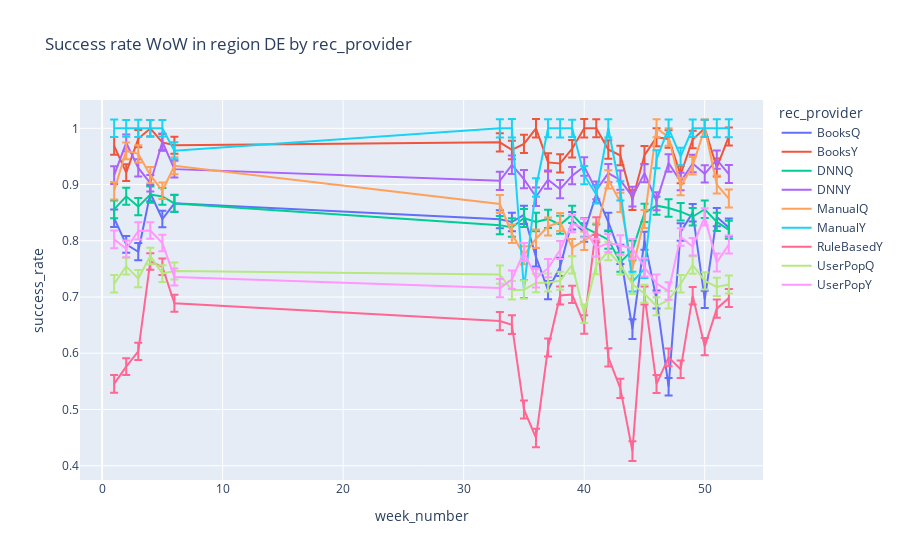

Notebook cell for this chart:
### Code cell
plt=px.line(df12.reset_index().query("region=='DE'"), x='week_number', y='success_rate',error_y='CI_range',color='rec_provider', title='Success rate WoW in region DE by rec_provider')
plt.show()

### Figure 1 — Plotly figure (JSON) as saved in the notebook; plotly's stock layout.template omitted (floating-point values rounded to 4 significant figures)
{"data": [{"error_y": {"array": [0.01564, 0.01494, 0.01533, 0.01457, 0.01479, 0.01508, 0.01617, 0.01653, 0.01614, 0.01648, 0.01612, 0.01615, 0.01537, 0.01636, 0.01587, 0.01628, 0.01715, 0.01758, 0.01606, 0.016, 0.0156, 0.01555, 0.01553, 0.01536, 0.01614, 0.01597]}, "hovertemplate": "rec_provider=BooksQ<br>week_number=%{x}<br>success_rate=%{y}<extra></extra>", "legendgroup": "BooksQ", "line": {"color": "#636efa", "dash": "solid"}, "marker": {"symbol": "circle"}, "mode": "lines", "name": "BooksQ", "orientation": "v", "showlegend": true, "type": "scatter", "x": [1, 2, 3, 4, 5, 6, 33, 34, 35, 36, 37, 38, 39, 40, 41, 42, 43, 44, 45, 46, 47, 48, 49, 50, 51, 52], "xaxis": "x", "y": [0.84, 0.7937, 0.7805, 0.8846, 0.8387, 0.8667, 0.8382, 0.8333, 0.8462, 0.7708, 0.7123, 0.7536, 0.8356, 0.8148, 0.8831, 0.8333, 0.7759, 0.6429, 0.8, 0.6957, 0.5405, 0.8158, 0.85, 0.6957, 0.8421, 0.8235], "yaxis": "y"}, {"error_y": {"array": [0.01564, 0.01494, 0.01533, 0.01457, 0.01479, 0.01508, 0.01617, 0.01653, 0.01614, 0.01648, 0.01612, 0.01615, 0.01537, 0.01636, 0.01587, 0.01628, 0.01715, 0.01758, 0.01606, 0.016, 0.0156, 0.01555, 0.01553, 0.01536, 0.01614, 0.01597]}, "hovertemplate": "rec_provider=BooksY<br>week_number=%{x}<br>success_rate=%{y}<extra></extra>", "legendgroup": "BooksY", "line": {"color": "#EF553B", "dash": "solid"}, "marker": {"symbol": "circle"}, "mode": "lines", "name": "BooksY", "orientation": "v", "showlegend": true, "type": "scatter", "x": [1, 2, 3, 4, 5, 6, 33, 34, 35, 36, 37, 38, 39, 40, 41, 42, 43, 44, 45, 46, 47, 48, 49, 50, 51, 52], "xaxis": "x", "y": [0.9688, 0.9211, 0.9815, 1, 0.975, 0.9697, 0.975, 0.9615, 0.9722, 1, 0.9394, 0.9375, 0.9636, 1, 1, 0.9623, 0.9516, 0.8723, 0.9524, 0.9841, 0.9811, 0.9178, 0.98, 1, 0.9302, 0.9855], "yaxis": "y"}, {"error_y": {"array": [0.01564, 0.01494, 0.01533, 0.01457, 0.01479, 0.01508, 0.01617, 0.01653, 0.01614, 0.01648, 0.01612, 0.01615, 0.01537, 0.01636, 0.01587, 0.01628, 0.01715, 0.01758, 0.01606, 0.016, 0.0156, 0.01555, 0.01553, 0.01536, 0.01614, 0.01597]}, "hovertemplate": "rec_provider=DNNQ<br>week_number=%{x}<br>success_rate=%{y}<extra></extra>", "legendgroup": "DNNQ", "line": {"color": "#00cc96", "dash": "solid"}, "marker": {"symbol": "circle"}, "mode": "lines", "name": "DNNQ", "orientation": "v", "showlegend": true, "type": "scatter", "x": [1, 2, 3, 4, 5, 6, 33, 34, 35, 36, 37, 38, 39, 40, 41, 42, 43, 44, 45, 46, 47, 48, 49, 50, 51, 52], "xaxis": "x", "y": [0.8558, 0.8791, 0.8607, 0.882, 0.8789, 0.8664, 0.8278, 0.8237, 0.8405, 0.8335, 0.8388, 0.8285, 0.8469, 0.8237, 0.813, 0.802, 0.7619, 0.783, 0.8496, 0.8624, 0.8584, 0.8517, 0.8427, 0.856, 0.8336, 0.8195], "yaxis": "y"}, {"error_y": {"array": [0.01564, 0.01494, 0.01533, 0.01457, 0.01479, 0.01508, 0.01617, 0.01653, 0.01614, 0.01648, 0.01612, 0.01615, 0.01537, 0.01636, 0.01587, 0.01628, 0.01715, 0.01758, 0.01606, 0.016, 0.0156, 0.01555, 0.01553, 0.01536, 0.01614, 0.01597]}, "hovertemplate": "rec_provider=DNNY<br>week_number=%{x}<br>success_rate=%{y}<extra></extra>", "legendgroup": "DNNY", "line": {"color": "#ab63fa", "dash": "solid"}, "marker": {"symbol": "circle"}, "mode": "lines", "name": "DNNY", "orientation": "v", "showlegend": true, "type": "scatter", "x": [1, 2, 3, 4, 5, 6, 33, 34, 35, 36, 37, 38, 39, 40, 41, 42, 43, 44, 45, 46, 47, 48, 49, 50, 51, 52], "xaxis": "x", "y": [0.9167, 0.9742, 0.9294, 0.9023, 0.9761, 0.9274, 0.9066, 0.9351, 0.9095, 0.8782, 0.9087, 0.8918, 0.9158, 0.9319, 0.8896, 0.9204, 0.9077, 0.8785, 0.9202, 0.8703, 0.9382, 0.9054, 0.9372, 0.9191, 0.9442, 0.9186], "yaxis": "y"}, {"error_y": {"array": [0.01564, 0.01494, 0.01533, 0.01457, 0.01479, 0.01508, 0.01617, 0.01653, 0.01614, 0.01648, 0.01612, 0.01615, 0.01537, 0.01636, 0.01587, 0.01628, 0.01715, 0.01758, 0.01606, 0.016, 0.0156, 0.01555, 0.01553, 0.01536, 0.01614, 0.01597]}, "hovertemplate": "rec_provider=ManualQ<br>week_number=%{x}<br>success_rate=%{y}<extra></extra>", "legendgroup": "ManualQ", "line": {"color": "#FFA15A", "dash": "solid"}, "marker": {"symbol": "circle"}, "mode": "lines", "name": "ManualQ", "orientation": "v", "showlegend": true, "type": "scatter", "x": [1, 2, 3, 4, 5, 6, 33, 34, 35, 36, 37, 38, 39, 40, 41, 42, 43, 44, 45, 46, 47, 48, 49, 50, 51, 52], "xaxis": "x", "y": [0.8889, 0.96, 0.9545, 0.9167, 0.8889, 0.9333, 0.8654, 0.8125, 0.7742, 0.8036, 0.8254, 0.8333, 0.7879, 0.8, 0.8148, 0.9091, 0.8684, 0.75, 0.8387, 1, 0.9844, 0.8966, 0.9333, 1, 0.9, 0.875], "yaxis": "y"}, {"error_y": {"array": [0.01564, 0.01494, 0.01533, 0.01457, 0.01479, 0.01508, 0.01617, 0.01653, 0.01614, 0.01648, 0.01612, 0.01615, 0.01537, 0.01636, 0.01587, 0.01628, 0.01715, 0.01758, 0.01606, 0.016, 0.0156, 0.01555, 0.01553, 0.01536, 0.01614, 0.01597]}, "hovertemplate": "rec_provider=ManualY<br>week_number=%{x}<br>success_rate=%{y}<extra></extra>", "legendgroup": "ManualY", "line": {"color": "#19d3f3", "dash": "solid"}, "marker": {"symbol": "circle"}, "mode": "lines", "name": "ManualY", "orientation": "v", "showlegend": true, "type": "scatter", "x": [1, 2, 3, 4, 5, 6, 33, 34, 35, 36, 37, 38, 39, 40, 41, 42, 43, 44, 45, 46, 47, 48, 49, 50, 51, 52], "xaxis": "x", "y": [1, 1, 1, 1, 1, 0.96, 1, 1, 0.7143, 0.8947, 1, 1, 1, 0.9167, 0.8824, 1, 0.8889, 0.7273, 0.75, 0.9451, 1, 0.95, 1, 1, 1, 1], "yaxis": "y"}, {"error_y": {"array": [0.01564, 0.01494, 0.01533, 0.01457, 0.01479, 0.01508, 0.01617, 0.01653, 0.01614, 0.01648, 0.01612, 0.01615, 0.01537, 0.01636, 0.01587, 0.01628, 0.01715, 0.01758, 0.01606, 0.016, 0.0156, 0.01555, 0.01553, 0.01536, 0.01614, 0.01597]}, "hovertemplate": "rec_provider=RuleBasedY<br>week_number=%{x}<br>success_rate=%{y}<extra></extra>", "legendgroup": "RuleBasedY", "line": {"color": "#FF6692", "dash": "solid"}, "marker": {"symbol": "circle"}, "mode": "lines", "name": "RuleBasedY", "orientation": "v", "showlegend": true, "type": "scatter", "x": [1, 2, 3, 4, 5, 6, 33, 34, 35, 36, 37, 38, 39, 40, 41, 42, 43, 44, 45, 46, 47, 48, 49, 50, 51, 52], "xaxis": "x", "y": [0.5455, 0.5763, 0.6032, 0.7632, 0.7538, 0.6889, 0.6571, 0.6508, 0.5, 0.4493, 0.6102, 0.7027, 0.7045, 0.6512, 0.8261, 0.5926, 0.5373, 0.4259, 0.7027, 0.5455, 0.5926, 0.5714, 0.7021, 0.6119, 0.6792, 0.6981], "yaxis": "y"}, {"error_y": {"array": [0.01564, 0.01494, 0.01533, 0.01457, 0.01479, 0.01508, 0.01617, 0.01653, 0.01614, 0.01648, 0.01612, 0.01615, 0.01537, 0.01636, 0.01587, 0.01628, 0.01715, 0.01758, 0.01606, 0.016, 0.0156, 0.01555, 0.01553, 0.01536, 0.01614, 0.01597]}, "hovertemplate": "rec_provider=UserPopQ<br>week_number=%{x}<br>success_rate=%{y}<extra></extra>", "legendgroup": "UserPopQ", "line": {"color": "#B6E880", "dash": "solid"}, "marker": {"symbol": "circle"}, "mode": "lines", "name": "UserPopQ", "orientation": "v", "showlegend": true, "type": "scatter", "x": [1, 2, 3, 4, 5, 6, 33, 34, 35, 36, 37, 38, 39, 40, 41, 42, 43, 44, 45, 46, 47, 48, 49, 50, 51, 52], "xaxis": "x", "y": [0.7235, 0.7547, 0.7327, 0.7729, 0.7417, 0.7464, 0.7399, 0.7119, 0.7131, 0.7249, 0.7259, 0.7289, 0.7573, 0.6702, 0.7565, 0.7818, 0.7573, 0.7228, 0.7056, 0.6835, 0.6949, 0.7236, 0.757, 0.7285, 0.7179, 0.722], "yaxis": "y"}, {"error_y": {"array": [0.01564, 0.01494, 0.01533, 0.01457, 0.01479, 0.01508, 0.01617, 0.01653, 0.01614, 0.01648, 0.01612, 0.01615, 0.01537, 0.01636, 0.01587, 0.01628, 0.01715, 0.01758, 0.01606, 0.016, 0.0156, 0.01555, 0.01553, 0.01536, 0.01614, 0.01597]}, "hovertemplate": "rec_provider=UserPopY<br>week_number=%{x}<br>success_rate=%{y}<extra></extra>", "legendgroup": "UserPopY", "line": {"color": "#FF97FF", "dash": "solid"}, "marker": {"symbol": "circle"}, "mode": "lines", "name": "UserPopY", "orientation": "v", "showlegend": true, "type": "scatter", "x": [1, 2, 3, 4, 5, 6, 33, 34, 35, 36, 37, 38, 39, 40, 41, 42, 43, 44, 45, 46, 47, 48, 49, 50, 51, 52], "xaxis": "x", "y": [0.8025, 0.7857, 0.8174, 0.8182, 0.7961, 0.7356, 0.7158, 0.7308, 0.7801, 0.7333, 0.7513, 0.7836, 0.8306, 0.8222, 0.7872, 0.7957, 0.7926, 0.7857, 0.7527, 0.7241, 0.7105, 0.8069, 0.7895, 0.8425, 0.7614, 0.7933], "yaxis": "y"}], "layout": {"autosize": true, "legend": {"title": {"text": "rec_provider"}, "tracegroupgap": 0}, "title": {"text": "Success rate WoW in region DE by rec_provider"}, "xaxis": {"anchor": "y", "autorange": true, "domain": [0, 1], "range": [-1.833, 54.83], "title": {"text": "week_number"}, "type": "linear"}, "yaxis": {"anchor": "x", "autorange": true, "domain": [0, 1], "range": [0.3746, 1.05], "title": {"text": "success_rate"}, "type": "linear"}}}
